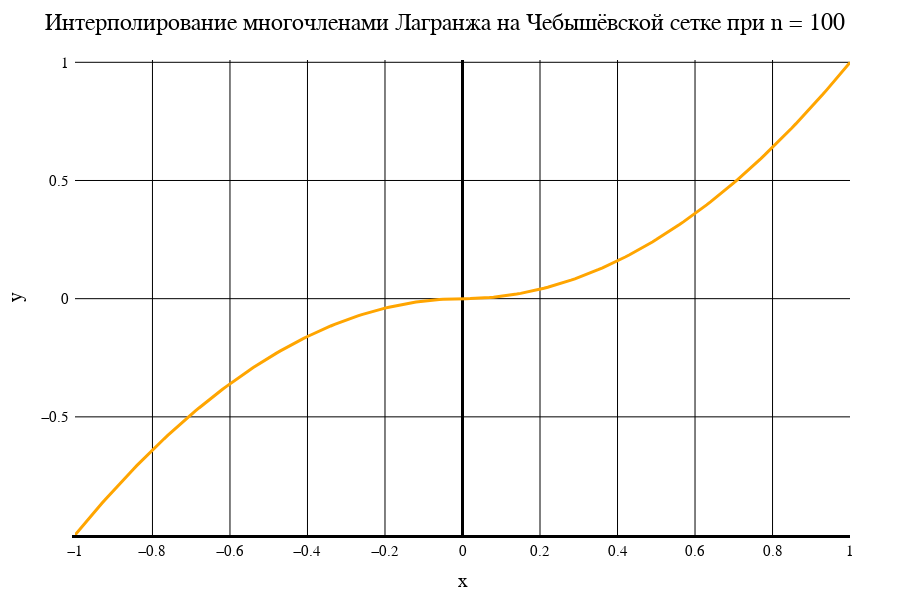

The notebook cell saved with this chart:
### Markdown cell above
Лагранж. Чебышёвская сетка

### Code cell
data2[1]

### Figure 1 — Plotly figure (JSON) as saved in the notebook; plotly's stock layout.template omitted (floating-point values rounded to 4 significant figures; data arrays with more than 128 entries replaced by an {"elided": "..."} marker saying what was removed)
{"data": [{"line": {"color": "orange", "width": 3}, "mode": "line", "type": "scatter", "x": {"elided": "201 float values"}, "y": {"elided": "201 float values"}}], "layout": {"coloraxis": {"outlinecolor": "black"}, "font": {"color": "black", "family": "Time New Roman"}, "height": 600, "margin": {"b": 50, "l": 50, "r": 50, "t": 60}, "paper_bgcolor": "white", "plot_bgcolor": "white", "title": {"autosize": false, "font": {"color": "black", "family": "Times New Roman", "size": 24}, "paper_bgcolor": "red", "text": "Интерполирование многочленами Лагранжа на Чебышёвской сетке при n = 100"}, "width": 900, "xaxis": {"color": "black", "gridcolor": "black", "gridwidth": 1, "linecolor": "black", "linewidth": 3, "tickfont": {"size": 15}, "title": {"font": {"color": "black", "family": "Times New Roman", "size": 20}, "text": "x"}, "zeroline": true, "zerolinecolor": "black", "zerolinewidth": 3}, "yaxis": {"exponentformat": "power", "gridcolor": "black", "gridwidth": 1, "linewidth": 3, "range": [-0.9998, 1.01], "tickfont": {"size": 15}, "title": {"font": {"color": "black", "family": "Times New Roman", "size": 20}, "text": "y"}, "zeroline": true, "zerolinecolor": "black", "zerolinewidth": 1}}}
